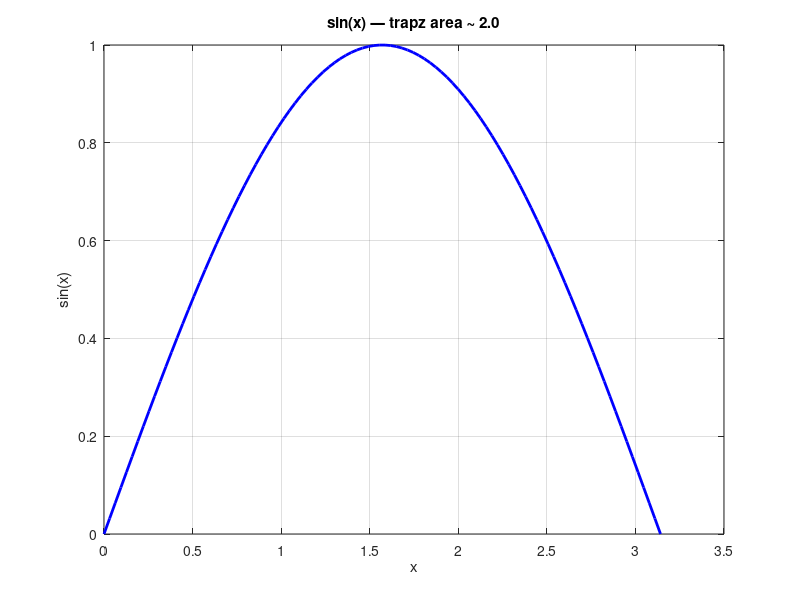

The MATLAB script that drew this image:
% Trapz Demo — Numerical integration
% Approximate the area under a curve using trapz.
clear
close all

% Integrate sin(x) from 0 to pi (exact = 2)
x = linspace(0, pi, 100);
y = sin(x);
area = trapz(x, y);

disp('Integral of sin(x) from 0 to pi:')
disp(area)

% Visualize
figure
plot(x, y, 'b-', 'LineWidth', 2)
title('sin(x) — trapz area ~ 2.0')
xlabel('x')
ylabel('sin(x)')
grid on
